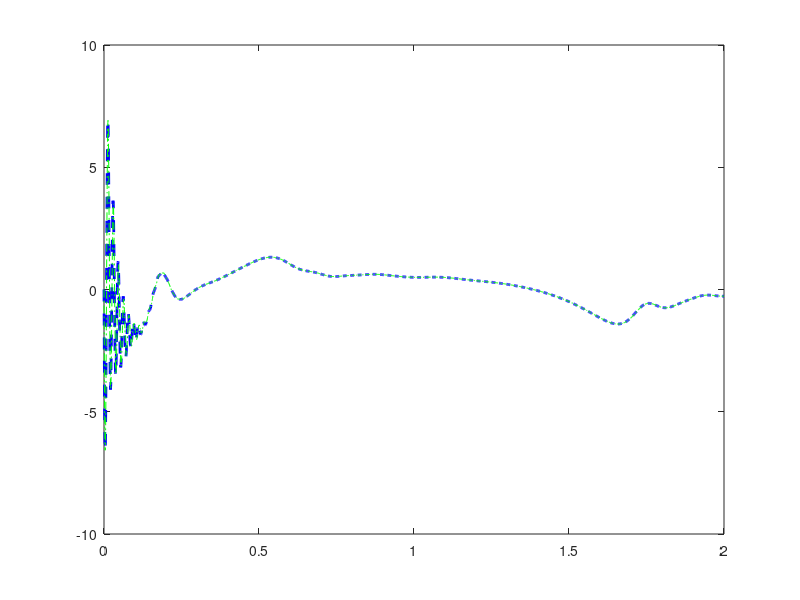

Reproduce this figure in MATLAB.
function RunModifiedEulerGen
%stable for hmin = 1e-3
%Given machine parameters
Rs = 0.01524;
Ll = 0.01524;
Lmd = 2.81;
Lmq = 1.64;
Rfd = 0.004319;
Llfd = 0.531;
Rkd = 0.2343;
Llkd = 2.655;
Rkq1 = 0.03365;
Llkq1 = 0.2408;
H = 0.3222;
Rkq2 = 0.03365;


%Network reference frame stator terminal voltages
V_d = 1;
V_q = 0;
Pm = 0.8;%Input mechanical power
V_fd = 0.001;%Input field excitation
omega_b = 377;
omega_s = 1;

%needs h = 1e-4 
tspan = [0,2]; x0 = [zeros(7,1);1];
[t1,x1] = ode45(@RunDynamics,tspan,x0);

%Explicit method starts
t0 = tspan(1);tend = tspan(2);
x=[x0];t = t0; h=1e-3;
while t<=tend
    xnew = x(:,end) + h*RunDynamics(t,x(:,end));
    Fin = x(:,end) + (h/2)*(RunDynamics(t,x(:,end)) + RunDynamics(t,xnew));
    x = [x Fin];
    t = t+h
end
    
function dx = RunDynamics(t,x)
i_d=x(1); i_q = x(2); i_fd = x(3);
i_kd=x(4); i_kq1 = x(5); i_kq2 = x(6);
delta = x(7); omega = x(8);

dx = [ (omega_b*(Llfd*Llkd*V_q*cos(delta) - Llkd*Lmd*V_fd + Llfd*Lmd*V_q*cos(delta) + Llkd*Lmd*V_q*cos(delta) + Llfd*Llkd*V_d*sin(delta) + Llfd*Lmd*V_d*sin(delta) + Llkd*Lmd*V_d*sin(delta) + Llkd*Lmd*Rfd*i_fd + Llfd*Lmd*Rkd*i_kd - Llfd*Llkd*Rs*i_d - Llfd*Lmd*Rs*i_d - Llkd*Lmd*Rs*i_d + Ll*Llfd*Llkd*i_q*omega + Ll*Llfd*Lmd*i_q*omega + Ll*Llkd*Lmd*i_q*omega + Llfd*Llkd*Lmq*i_kq1*omega + Llfd*Llkd*Lmq*i_kq2*omega + Llfd*Llkd*Lmq*i_q*omega + Llfd*Lmd*Lmq*i_kq1*omega + Llfd*Lmd*Lmq*i_kq2*omega + Llkd*Lmd*Lmq*i_kq1*omega + Llkd*Lmd*Lmq*i_kq2*omega + Llfd*Lmd*Lmq*i_q*omega + Llkd*Lmd*Lmq*i_q*omega))/(Ll*Llfd*Llkd + Ll*Llfd*Lmd + Ll*Llkd*Lmd + Llfd*Llkd*Lmd);
                                                                                                                                                                                                                                                                                 -(omega_b*(Llkq1*Rs*i_q - Lmq*Rkq2*i_kq2 - Lmq*Rkq1*i_kq1 + 2*Lmq*Rs*i_q + Llkq1*V_d*cos(delta) + 2*Lmq*V_d*cos(delta) - Llkq1*V_q*sin(delta) - 2*Lmq*V_q*sin(delta) + Ll*Llkq1*i_d*omega + 2*Ll*Lmq*i_d*omega + Llkq1*Lmd*i_d*omega + Llkq1*Lmd*i_fd*omega + Llkq1*Lmd*i_kd*omega + 2*Lmd*Lmq*i_d*omega + 2*Lmd*Lmq*i_fd*omega + 2*Lmd*Lmq*i_kd*omega))/(Ll*Llkq1 + 2*Ll*Lmq + Llkq1*Lmq);
                                                                                                                                                                                                                                                                                                 -(omega_b*(Llkd*Lmd*V_q*cos(delta) - Ll*Lmd*V_fd - Llkd*Lmd*V_fd - Ll*Llkd*V_fd + Llkd*Lmd*V_d*sin(delta) + Ll*Llkd*Rfd*i_fd + Ll*Lmd*Rfd*i_fd + Llkd*Lmd*Rfd*i_fd - Ll*Lmd*Rkd*i_kd - Llkd*Lmd*Rs*i_d + Ll*Llkd*Lmd*i_q*omega + Llkd*Lmd*Lmq*i_kq1*omega + Llkd*Lmd*Lmq*i_kq2*omega + Llkd*Lmd*Lmq*i_q*omega))/(Ll*Llfd*Llkd + Ll*Llfd*Lmd + Ll*Llkd*Lmd + Llfd*Llkd*Lmd);
                                                                                                                                                                                                                                                                                                                                -(omega_b*(Ll*Lmd*V_fd + Llfd*Lmd*V_q*cos(delta) + Llfd*Lmd*V_d*sin(delta) - Ll*Lmd*Rfd*i_fd + Ll*Llfd*Rkd*i_kd + Ll*Lmd*Rkd*i_kd + Llfd*Lmd*Rkd*i_kd - Llfd*Lmd*Rs*i_d + Ll*Llfd*Lmd*i_q*omega + Llfd*Lmd*Lmq*i_kq1*omega + Llfd*Lmd*Lmq*i_kq2*omega + Llfd*Lmd*Lmq*i_q*omega))/(Ll*Llfd*Llkd + Ll*Llfd*Lmd + Ll*Llkd*Lmd + Llfd*Llkd*Lmd);
                                                                                                                                                                                                                                                                                                                                               (omega_b*(Llkq1*Lmq*V_d*cos(delta) - Llkq1*Lmq*V_q*sin(delta) - Ll*Llkq1*Rkq1*i_kq1 - Ll*Lmq*Rkq1*i_kq1 + Ll*Lmq*Rkq2*i_kq2 - Llkq1*Lmq*Rkq1*i_kq1 + Llkq1*Lmq*Rs*i_q + Ll*Llkq1*Lmq*i_d*omega + Llkq1*Lmd*Lmq*i_d*omega + Llkq1*Lmd*Lmq*i_fd*omega + Llkq1*Lmd*Lmq*i_kd*omega))/(Ll*Llkq1^2 + Llkq1^2*Lmq + 2*Ll*Llkq1*Lmq);
                                                                                                                                                                                                                                                                                                                                               (omega_b*(Llkq1*Lmq*V_d*cos(delta) - Llkq1*Lmq*V_q*sin(delta) - Ll*Llkq1*Rkq2*i_kq2 + Ll*Lmq*Rkq1*i_kq1 - Ll*Lmq*Rkq2*i_kq2 - Llkq1*Lmq*Rkq2*i_kq2 + Llkq1*Lmq*Rs*i_q + Ll*Llkq1*Lmq*i_d*omega + Llkq1*Lmd*Lmq*i_d*omega + Llkq1*Lmd*Lmq*i_fd*omega + Llkq1*Lmd*Lmq*i_kd*omega))/(Ll*Llkq1^2 + Llkq1^2*Lmq + 2*Ll*Llkq1*Lmq);
                                                                                                                                                                                                                                                                                                                                                                                                                                                                                                                                                                                                                                                  omega_b*(omega - omega_s);
                                                                                                                                                                                                                                                                                                                                                                                                                                                                                                                                                                           (i_q*(V_d*cos(delta) - V_q*sin(delta)) - i_d*(V_q*cos(delta) + V_d*sin(delta)) + Pm/omega)/(2*H)];

end
t = linspace(t0,tend,size(x,2));
plot(t,x(2,:),'b--','linewidth',2);hold on;
plot(t1,x1(:,2),'g-.')
end